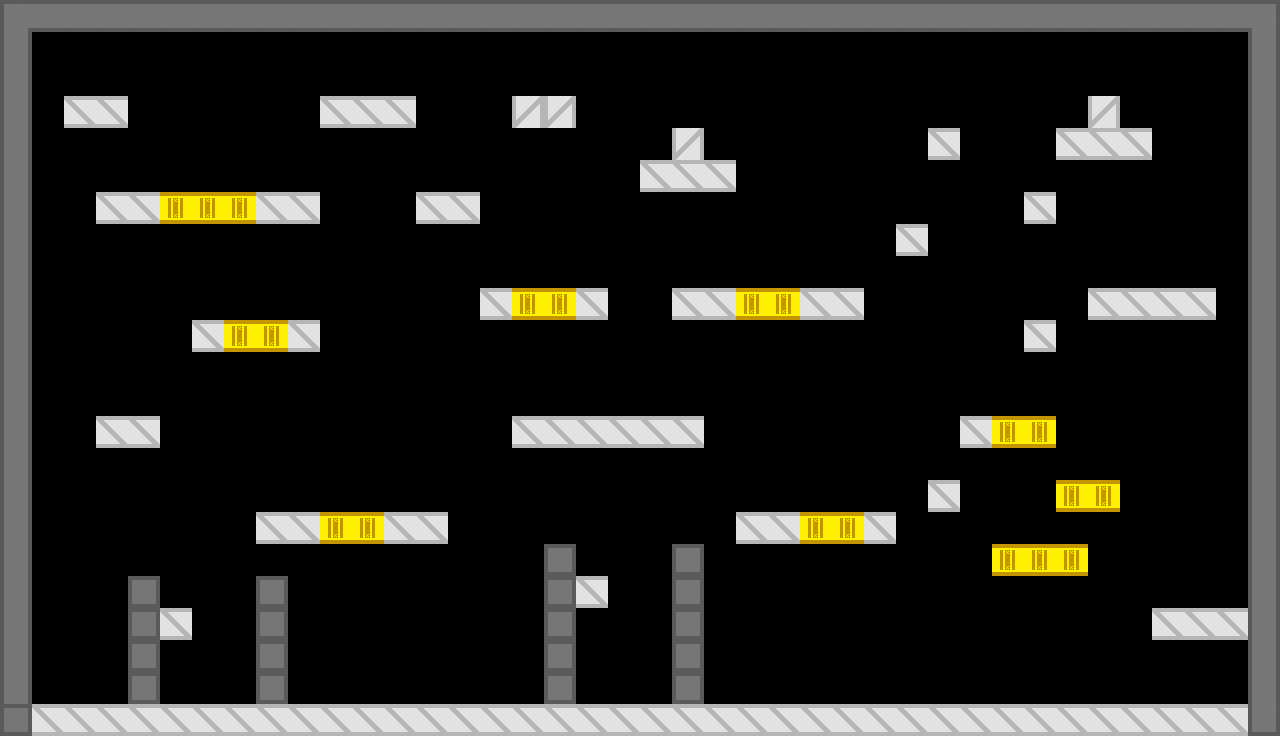

Rendered tile map (Tiled .tmx) drawn with the repository's tilesets; below, a short description and the map source with its tile grids summarised:
An orthogonal 40x23 tile map with 32x32 px tiles, 3 tile layers (Semi, Normal, Borders), 3 tilesets and 16 objects (Player1, Player2, Player3, Player5, Player4, ...).

<map version="1.10" tiledversion="1.11.0" orientation="orthogonal" renderorder="right-down" width="40" height="23" tilewidth="32" tileheight="32" infinite="0" nextlayerid="7" nextobjectid="46">
 <tileset firstgid="1" source="Platforms.tsx" />
 <tileset firstgid="10" source="Borders.tsx" />
 <tileset firstgid="19" source="Players.tsx" />
 <layer id="3" name="Semi" width="40" height="23">
  <data>[920 cells, 20 non-empty, 1 distinct tile ids]</data>
 </layer>
 <layer id="1" name="Normal" width="40" height="23">
  <data>[920 cells, 97 non-empty, 1 distinct tile ids]</data>
 </layer>
 <layer id="4" name="Borders" width="40" height="23">
  <data>[920 cells, 102 non-empty, 4 distinct tile ids]</data>
 </layer>
 <objectgroup id="2" name="Objects" visible="0">
  <object id="25" name="Player1" gid="19" x="192" y="704" width="32" height="32" />
  <object id="30" name="Player2" gid="20" x="544" y="704" width="32" height="32" />
  <object id="31" name="Player3" gid="21" x="1120" y="704" width="32" height="32" />
  <object id="32" name="Player5" gid="23" x="1056" y="480" width="32" height="32" />
  <object id="33" name="Player4" gid="22" x="800" y="672" width="32" height="32" />
  <object id="34" name="Player6" gid="24" x="224" y="320" width="32" height="32" />
  <object id="35" name="Player7" gid="25" x="640" y="576" width="32" height="32" />
  <object id="36" name="Player8" gid="26" x="416" y="128" width="32" height="32" />
  <object id="37" name="Player9" gid="27" x="640" y="256" width="32" height="32" />
  <object id="38" name="Player10" gid="28" x="864" y="384" width="32" height="32" />
  <object id="39" name="Player11" gid="29" x="864" y="96" width="32" height="32" />
  <object id="40" name="Player12" gid="30" x="1152" y="288" width="32" height="32" />
  <object id="41" name="Player13" gid="31" x="672" y="384" width="32" height="32" />
  <object id="42" name="Player14" gid="32" x="128" y="128" width="32" height="32" />
  <object id="43" name="Player15" gid="33" x="64" y="512" width="32" height="32" />
  <object id="44" name="Player16" gid="34" x="416" y="480" width="32" height="32" />
 </objectgroup>
</map>